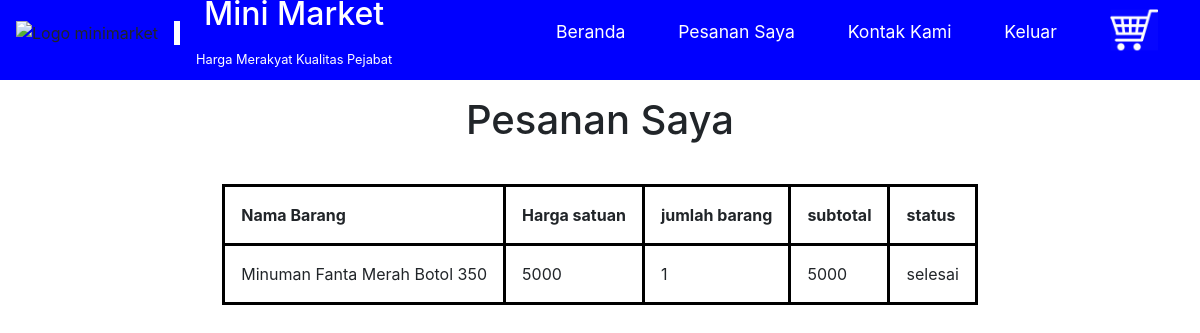
The app's page /php/statuspesanan.php (signed in) with its own data.
### tables this page shows
CREATE TABLE `pesanan` (
  `IDPESANAN` varchar(5) NOT NULL,
  `USERID` varchar(5) DEFAULT NULL,
  `STATUS` varchar(20) DEFAULT NULL
);

### php/statuspesanan.php (the view, shortened to what this page needs)
<!DOCTYPE html>
<html lang="en">
<head>
    <link rel="stylesheet" href="../stylesheets/index.css">
    <link rel="stylesheet" href="../stylesheets/keranjang.css">
    <link rel="stylesheet" href="https://stackpath.bootstrapcdn.com/bootstrap/4.5.0/css/bootstrap.min.css">
    <link rel="stylesheet" href="https://maxcdn.bootstrapcdn.com/font-awesome/4.7.0/css/font-awesome.min.css">
</head>
<body>
    <header class="header">
        <navbar class="navbar">
            <div class="logo-container">
                <figure>
                    <img id="logo-icon" src="../assets/images/logo_minimarket.png" alt="Logo minimarket">
                </figure>
                <div class="logo-title">
                    <h1>Mini Market</h1>
                    <p>harga merakyat kualitas pejabat</p>
                </div>
            </div>
            <ul class="navbar-links">
                <li>
                    <a href="beranda.php">Beranda</a>
                </li>
                <li>
                    <a href="statuspesanan.php">Pesanan Saya</a>
                </li>
                <li>
                    <a href="tentangkami.php">Kontak Kami</a>
                </li>
                <li>
                    <a href="logout.php">Keluar</a>
                </li>
                <li>
                    <a id="chart" href="keranjang.php"><img src="../assets/icons/keranjang.png" alt="Keranjang"></a>
                </li>
            </ul>
        </navbar>
    </header>
    <main class="main">
        <h1>Pesanan Saya</h1>
        <table class="chart-order">
            <thead>
                <tr>
                    <th>
                        Nama Barang
                    </th>
                    <th>
                        Harga satuan
                    </th>
                    <th>
                        jumlah barang
                    </th>
                    <th>
                        subtotal
                    </th>
                    <th>
                        status
                    </th>
                </tr>
            </thead>
            <tbody>
            <?php
                include "koneksi.php";
                $userid=$_SESSION['id'];
                $query="SELECT pesanan.IDPESANAN, product.NAMA_BARANG, product.HARGA, detail_pesanan.JUMLAH_BARANG, (product.HARGA*detail_pesanan.JUMLAH_BARANG) AS subharga, pesanan.STATUS FROM pesanan INNER JOIN detail_pesanan USING(IDPESANAN) INNER JOIN product USING(IDBARANG) WHERE pesanan.USERID='$userid' && pesanan.STATUS NOT IN('keranjang') GROUP BY pesanan.IDPESANAN;";
                $hasil = mysqli_query($koneksi,$query);
                if(mysqli_num_rows($hasil)>0){
                    while($data=mysqli_fetch_array($hasil)){
                        echo"
                        <tr>
                            <td>$data[NAMA_BARANG]</td>
                            <td>$data[HARGA]</td>
                            <td>$data[JUMLAH_BARANG]</td>
                            <td>$data[subharga]</td>
                            <td>$data[STATUS]</td>
                        </tr>";
                    }
                }else{
                    echo"
                    <tr>
                        <td>KOSONG</td>
                    </tr>
                    ";
                }
            ?>
            </tbody>
        </table>
    </main>
</body>
</html>

### stylesheets/index.css (style rules this page uses)
:root { font-size: 16px; }
* { margin: 0; padding: 0%; box-sizing: border-box; }
a { text-decoration: none; }
li { list-style: none; }
body { font-family: Verdana, Geneva, Tahoma, sans-serif; }
.header { width: 100%; height: 5rem; background-color: blue; display: flex; align-items: center; justify-content: center; }
.navbar { display: flex; align-items: center; max-width: 1280px; width: 100%; justify-content: space-between; }
.logo-container { display: flex; align-items: center; justify-content: center; }
.logo-title { display: flex; flex-direction: column; justify-content: space-evenly; gap: .5em; margin-left: .5em; color: white; text-align: center; text-transform: capitalize; }
.logo-title h1 { font-size: 2rem; }
.logo-title p { font-size: .8rem; }
#logo-icon { height: 4rem; padding-right: 1em; margin-right: 0.5em; border-right: 0.4em solid white; }
.header #chart img { height: 3rem; }
.navbar-links { display: flex; align-items: center; justify-content: space-between; }
.navbar-links li a { color: white; margin: 0 1em; padding: 0 .5em; font-size: 1.1em; }
.main { padding: 1rem; max-width: 1280px; width: 100%; padding: 1rem; margin: 0 auto; display: flex; align-items: center; flex-direction: column; }
.main h1 { text-align: center; }

### stylesheets/keranjang.css (style rules this page uses)
.chart-order { margin: 2rem; }
.chart-order, .chart-order tr, .chart-order th, .chart-order td { border: 0.2rem solid black; border-collapse: collapse; padding: 1em; }

### records on screen
pesanan: data "Minuman Fanta Merah Botol 350", data "5000", data "1", STATUS "selesai"
